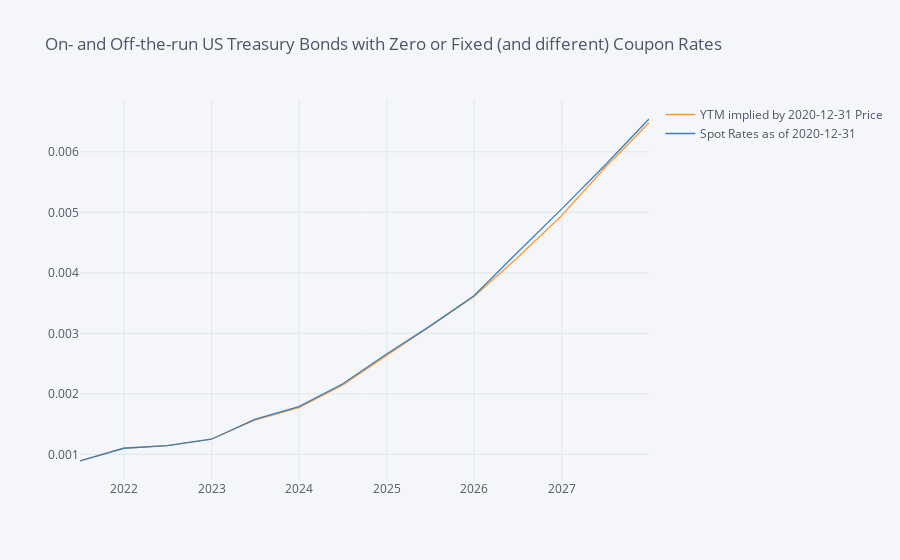

The notebook cell saved with this chart:
### Code cell
on_off_df_as_of_2020_12_31[
    ["YTM implied by 2020-12-31 Price", "Spot Rates as of 2020-12-31"]].iplot(
    title="On- and Off-the-run US Treasury Bonds with Zero or Fixed (and different) Coupon Rates")

### Figure 1 — Plotly figure (JSON) as saved in the notebook; plotly's stock layout.template omitted (floating-point values rounded to 4 significant figures)
{"data": [{"line": {"color": "rgba(255, 153, 51, 1.0)", "dash": "solid", "shape": "linear", "width": 1.3}, "mode": "lines", "name": "YTM implied by 2020-12-31 Price", "text": "", "type": "scatter", "x": ["2021-07-01", "2021-12-30", "2022-06-30", "2022-12-31", "2023-06-30", "2023-12-31", "2024-06-30", "2024-12-31", "2025-06-30", "2025-12-31", "2026-06-30", "2026-12-31", "2027-06-30", "2027-12-31"], "y": [0.0008904, 0.001101, 0.001146, 0.00125, 0.001567, 0.001773, 0.002144, 0.002627, 0.003113, 0.003608, 0.004249, 0.004944, 0.005736, 0.006479]}, {"line": {"color": "rgba(55, 128, 191, 1.0)", "dash": "solid", "shape": "linear", "width": 1.3}, "mode": "lines", "name": "Spot Rates as of 2020-12-31", "text": "", "type": "scatter", "x": ["2021-07-01", "2021-12-30", "2022-06-30", "2022-12-31", "2023-06-30", "2023-12-31", "2024-06-30", "2024-12-31", "2025-06-30", "2025-12-31", "2026-06-30", "2026-12-31", "2027-06-30", "2027-12-31"], "y": [0.0008904, 0.001101, 0.001146, 0.00125, 0.001578, 0.001789, 0.002163, 0.002658, 0.003119, 0.003621, 0.004337, 0.005053, 0.005777, 0.006542]}], "layout": {"legend": {"bgcolor": "#F5F6F9", "font": {"color": "#4D5663"}}, "paper_bgcolor": "#F5F6F9", "plot_bgcolor": "#F5F6F9", "title": {"font": {"color": "#4D5663"}, "text": "On- and Off-the-run US Treasury Bonds with Zero or Fixed (and different) Coupon Rates"}, "xaxis": {"gridcolor": "#E1E5ED", "showgrid": true, "tickfont": {"color": "#4D5663"}, "title": {"font": {"color": "#4D5663"}, "text": ""}, "zerolinecolor": "#E1E5ED"}, "yaxis": {"gridcolor": "#E1E5ED", "showgrid": true, "tickfont": {"color": "#4D5663"}, "title": {"font": {"color": "#4D5663"}, "text": ""}, "zerolinecolor": "#E1E5ED"}}}
